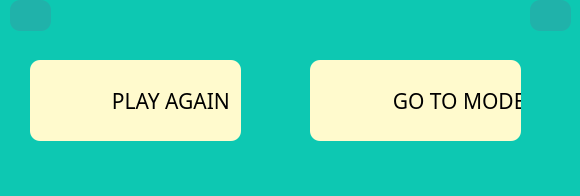
<?xml version="1.0" encoding="UTF-8"?>
<ui version="4.0">
 <class>MainWindow</class>
 <widget class="QMainWindow" name="MainWindow">
  <property name="geometry">
   <rect>
    <x>0</x>
    <y>0</y>
    <width>580</width>
    <height>196</height>
   </rect>
  </property>
  <property name="windowTitle">
   <string>MainWindow</string>
  </property>
  <property name="styleSheet">
   <string notr="true">background-color: rgb(13, 200, 178);</string>
  </property>
  <widget class="QWidget" name="centralwidget">
   <widget class="QLabel" name="label_3">
    <property name="geometry">
     <rect>
      <x>30</x>
      <y>60</y>
      <width>211</width>
      <height>91</height>
     </rect>
    </property>
    <property name="styleSheet">
     <string notr="true">border-image: url(:/myimage/image/shadow.png);
border-radius: 10px;</string>
    </property>
    <property name="text">
     <string/>
    </property>
   </widget>
   <widget class="QPushButton" name="playagain">
    <property name="geometry">
     <rect>
      <x>30</x>
      <y>60</y>
      <width>211</width>
      <height>81</height>
     </rect>
    </property>
    <property name="font">
     <font>
      <family>Showcard Gothic</family>
      <pointsize>16</pointsize>
     </font>
    </property>
    <property name="styleSheet">
     <string notr="true">background-color:rgb(255,250,205);
border-radius: 10px;</string>
    </property>
    <property name="text">
     <string>             PLAY AGAIN</string>
    </property>
   </widget>
   <widget class="QLabel" name="label_4">
    <property name="geometry">
     <rect>
      <x>50</x>
      <y>80</y>
      <width>41</width>
      <height>41</height>
     </rect>
    </property>
    <property name="styleSheet">
     <string notr="true">image: url(:/myimage/image/retry.png);
background-color:rgb(255,250,205);</string>
    </property>
    <property name="text">
     <string/>
    </property>
   </widget>
   <widget class="QLabel" name="label_5">
    <property name="geometry">
     <rect>
      <x>310</x>
      <y>60</y>
      <width>211</width>
      <height>91</height>
     </rect>
    </property>
    <property name="styleSheet">
     <string notr="true">border-image: url(:/myimage/image/shadow.png);
border-radius: 10px;</string>
    </property>
    <property name="text">
     <string/>
    </property>
   </widget>
   <widget class="QLabel" name="label_6">
    <property name="geometry">
     <rect>
      <x>330</x>
      <y>80</y>
      <width>41</width>
      <height>41</height>
     </rect>
    </property>
    <property name="styleSheet">
     <string notr="true">border-image: url(:/myimage/image/Menu.png);
background-color:rgb(255,250,205);</string>
    </property>
    <property name="text">
     <string/>
    </property>
   </widget>
   <widget class="QPushButton" name="mode">
    <property name="geometry">
     <rect>
      <x>310</x>
      <y>60</y>
      <width>211</width>
      <height>81</height>
     </rect>
    </property>
    <property name="font">
     <font>
      <family>Showcard Gothic</family>
      <pointsize>16</pointsize>
     </font>
    </property>
    <property name="styleSheet">
     <string notr="true">background-color:rgb(255,250,205);
border-radius: 10px;</string>
    </property>
    <property name="text">
     <string>                GO TO MODE</string>
    </property>
   </widget>
   <widget class="QLabel" name="label">
    <property name="geometry">
     <rect>
      <x>330</x>
      <y>80</y>
      <width>41</width>
      <height>41</height>
     </rect>
    </property>
    <property name="styleSheet">
     <string notr="true">background-color:rgb(255,250,205);
border-image: url(:/myimage/image/Menu.png);
</string>
    </property>
    <property name="text">
     <string/>
    </property>
   </widget>
   <widget class="QLabel" name="label_9">
    <property name="geometry">
     <rect>
      <x>520</x>
      <y>0</y>
      <width>51</width>
      <height>31</height>
     </rect>
    </property>
    <property name="styleSheet">
     <string notr="true">border-image: url(:/myimage/image/shadow.png);
border-image: url(:/myimage/image/shadow.png);
border-radius: 10px;</string>
    </property>
    <property name="text">
     <string/>
    </property>
   </widget>
   <widget class="QPushButton" name="sound_3">
    <property name="geometry">
     <rect>
      <x>530</x>
      <y>0</y>
      <width>41</width>
      <height>31</height>
     </rect>
    </property>
    <property name="styleSheet">
     <string notr="true">background-color: rgb(32,178,170);
image:url(:/myimage/image/sound_on.png);
border-radius: 10px;
</string>
    </property>
    <property name="text">
     <string/>
    </property>
   </widget>
   <widget class="QLabel" name="label_10">
    <property name="geometry">
     <rect>
      <x>10</x>
      <y>0</y>
      <width>51</width>
      <height>31</height>
     </rect>
    </property>
    <property name="styleSheet">
     <string notr="true">border-image: url(:/myimage/image/shadow.png);
border-image: url(:/myimage/image/shadow.png);
border-radius: 10px;</string>
    </property>
    <property name="text">
     <string/>
    </property>
   </widget>
   <widget class="QPushButton" name="sound_5">
    <property name="geometry">
     <rect>
      <x>10</x>
      <y>0</y>
      <width>41</width>
      <height>31</height>
     </rect>
    </property>
    <property name="styleSheet">
     <string notr="true">background-color: rgb(32,178,170);
image: url(:/myimage/image/back.png);
border-radius: 10px;
</string>
    </property>
    <property name="text">
     <string/>
    </property>
   </widget>
  </widget>
  <widget class="QMenuBar" name="menubar">
   <property name="geometry">
    <rect>
     <x>0</x>
     <y>0</y>
     <width>580</width>
     <height>18</height>
    </rect>
   </property>
  </widget>
  <widget class="QStatusBar" name="statusbar"/>
 </widget>
 <resources>
  <include location="image.qrc"/>
 </resources>
 <connections/>
</ui>
